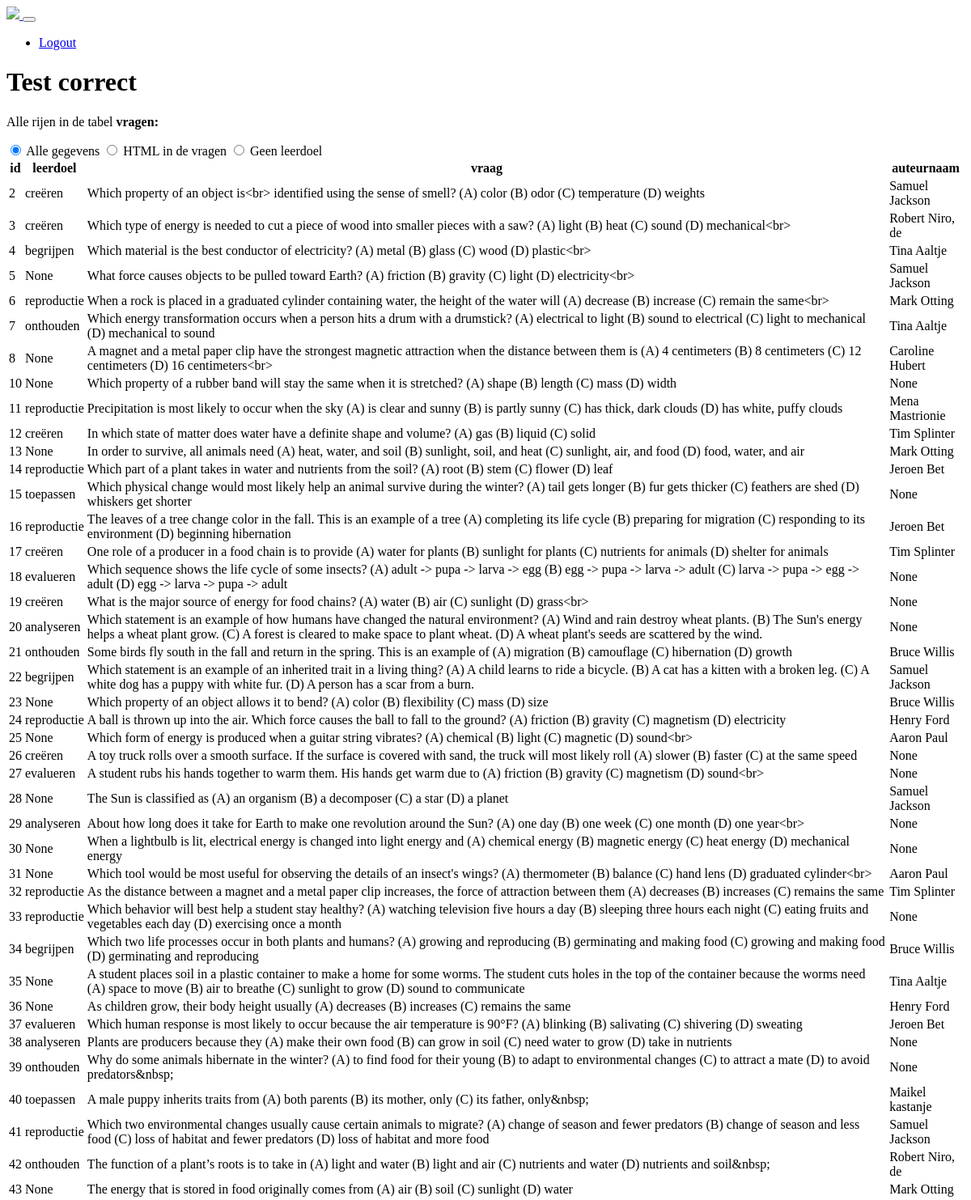
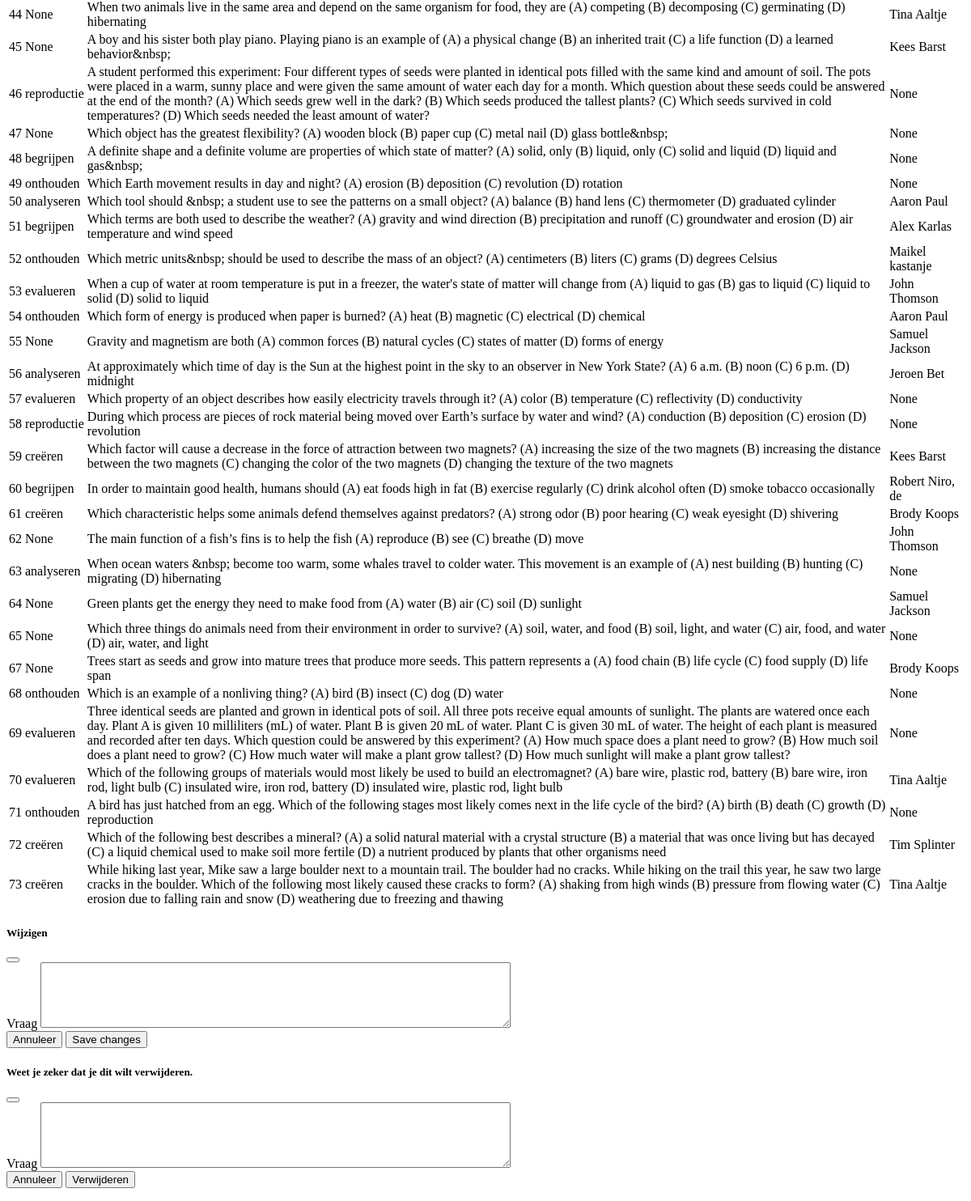
Page /alle-gegevens on the earlier database version (2 pictures, top to bottom).
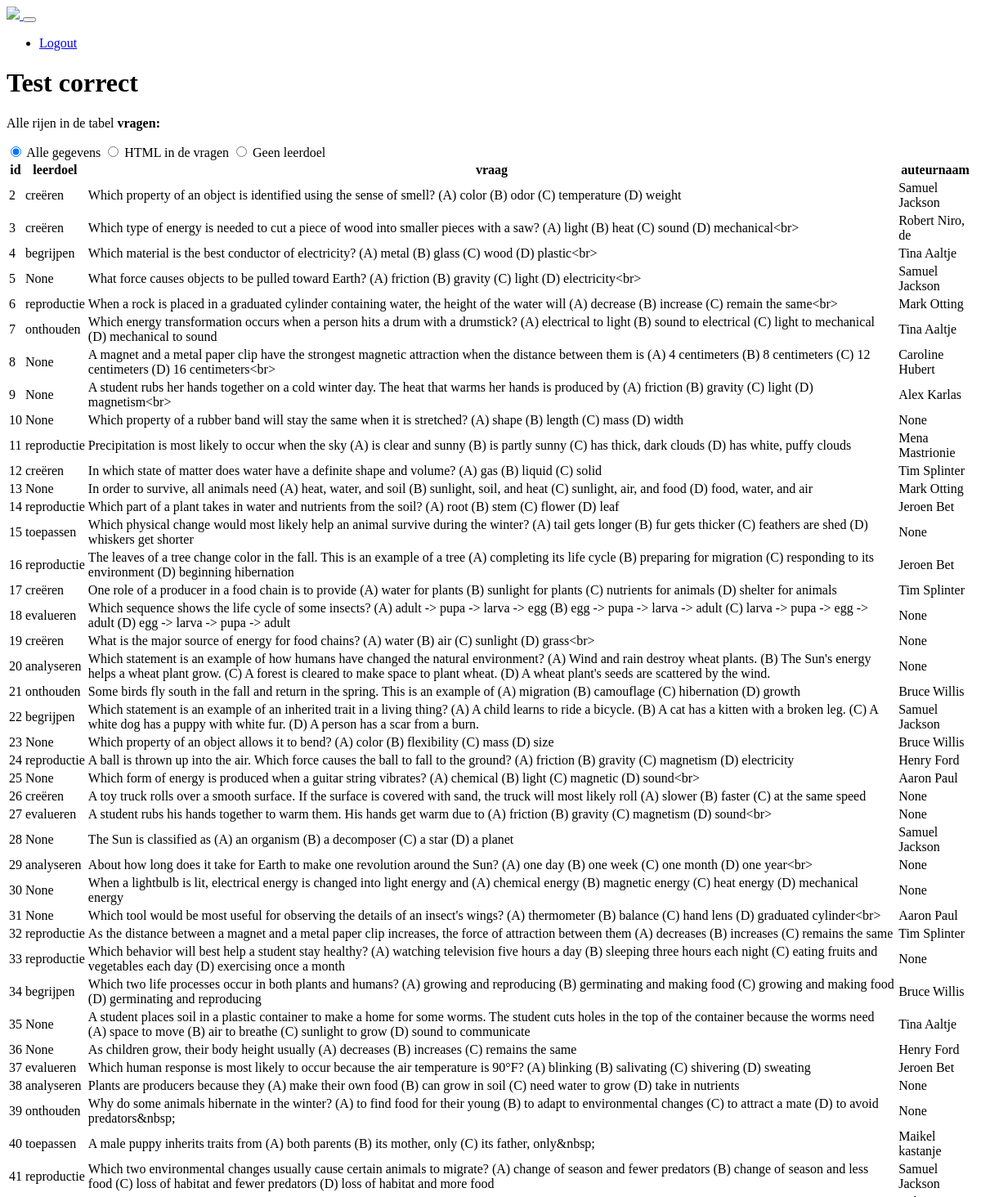
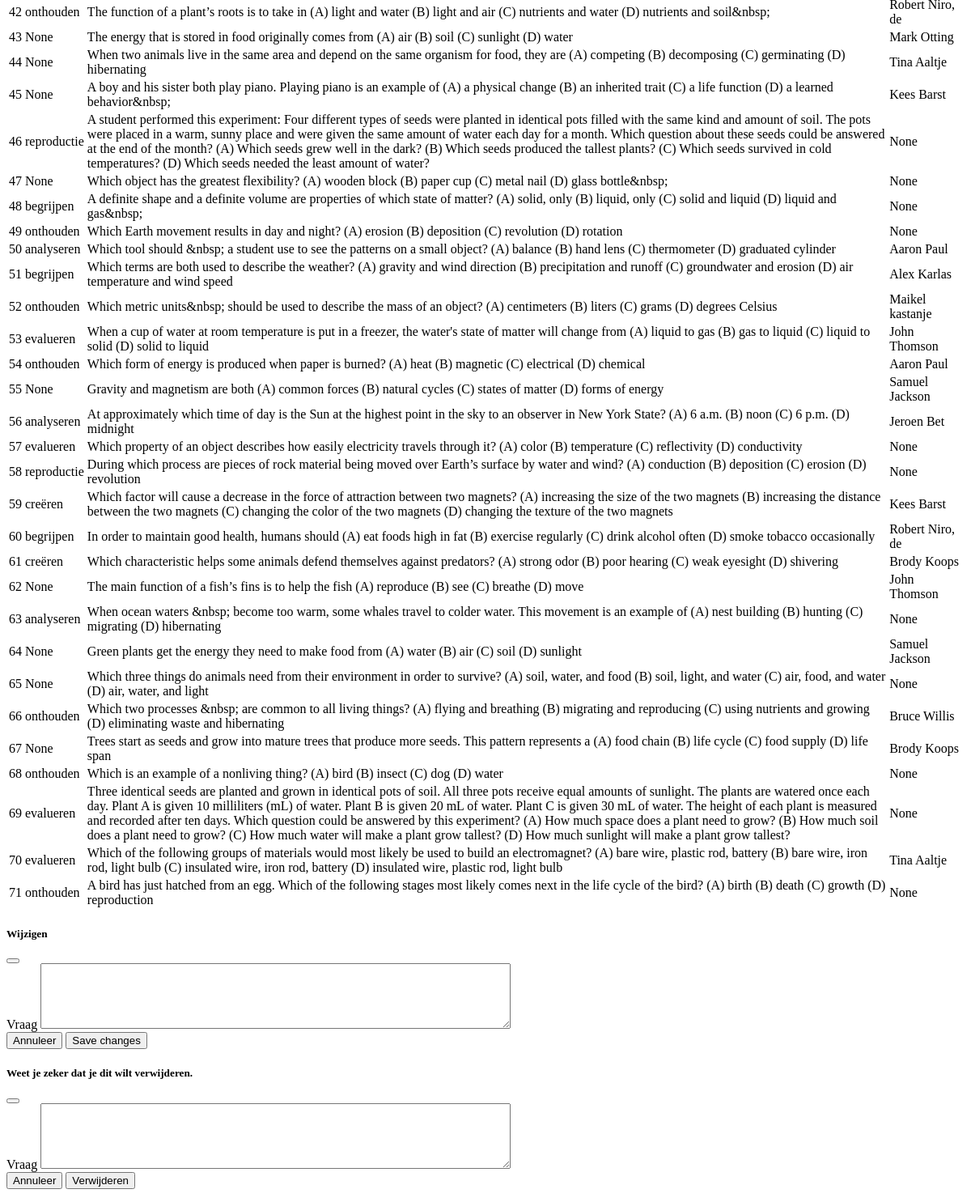
Same page on the later database version (2 pictures, top to bottom).
### tables this page shows
CREATE TABLE `vragen` (
  `id` integer NOT NULL
,  `leerdoel` integer DEFAULT NULL
,  `vraag` text NOT NULL
,  `auteur` integer DEFAULT NULL
);

CREATE TABLE `leerdoelen` (
  `id` integer NOT NULL
,  `leerdoel` text DEFAULT NULL
);

### app.py (the view)
@app.route('/alle-gegevens', methods=['GET', 'POST'])
def alle_gegevens():
    table_name = 'vragen'
    query = 'alles'
    rows, column_names = dbm.alles_table_row()
    return render_template("mistakes.html", query=query, rows=rows, columns=column_names, table_name=table_name, type=session.get("type"))

### lib/tablemodel.py (called while the page is built)
    def alles_table_row(self):
        cursor = sqlite3.connect(self.database_file).cursor()
        cursor.execute(f"SELECT vragen.id, leerdoelen.leerdoel, vragen.vraag, voornaam || ' ' || achternaam AS auteurnaam FROM vragen LEFT JOIN leerdoelen ON vragen.leerdoel = leerdoelen.id LEFT JOIN auteurs ON vragen.auteur = auteurs.id LIMIT 70")
        table_headers = [column_name[0] for column_name in cursor.description]
        table_content = cursor.fetchall()
        return table_content, table_headers

### templates/mistakes.html (shortened to what the changed rows need)
<main>
  <div id="container" class="container">
  <h1>Test correct</h1>
        <table class="table table-bordered table-hover mt-5">
          <thead>
          <tr>
              {% for column in columns %}
              <th>{{ column }}</th>
              {% endfor %}
          </tr>
          </thead>
          <tbody>
          {% for row in rows %}
          <tr>
              {% for field in row %}
              {% if 'auteurs' in table_name %}
              {% if loop.index == 5 %}
              {% if field == '1' %}
              <td class="medewerker" data-medewerkerid="{{ row[0] }}" data-medewerker="{{ field }}">is medewerker</td>
              {% elif field == '0' %}
              <td class="medewerker" data-medewerkerid="{{ row[0] }}" data-medewerker="{{ field }}">is geen medewerker</td>
              {% else %}
              <td class="medewerker" data-medewerkerid="{{ row[0] }}" data-medewerker="{{ field }}">{{ field }}</td>
              {% endif %}
              {% else %}
              <td>{{ field }}</td>
              {% endif %}
              {% else %}
              <td>{{ field }}</td>
              {% endif %}
              {% endfor %}
          </tr>
          {% endfor %}
          </tbody>
      </table>
  </div>
</main>

Differences in the rows shown:
no longer on this page (row unchanged): vragen: row "72" "Tim Splinter", vraag "Which of the following best describes a mineral? (A) a solid natural material with a crystal structure (B) a material that was once living but has decayed (C) a liquid chemical used to make soil more fertile (D) a nutrient produced by plants that other organisms need", leerdoelen (leerdoel "creëren")
no longer on this page (row unchanged): vragen: row "73" "Tina Aaltje", vraag "While hiking last year, Mike saw a large boulder next to a mountain trail. The boulder had no cracks. While hiking on the trail this year, he saw two large cracks in the boulder. Which of the following most likely caused these cracks to form? (A) shaking from high winds (B) pressure from flowing water (C) erosion due to falling rain and snow (D) weathering due to freezing and thawing", leerdoelen (leerdoel "creëren")
changed vragen: vraag "Which property of an object is<br> identified using the sense of smell? (A) color (B) odor (C) temperature (D) weights" → "Which property of an object is identified using the sense of smell? (A) color (B) odor (C) temperature (D) weight"
added vragen: row "9" "None" "Alex Karlas", vraag "A student rubs her hands together on a cold winter day. The heat that warms her hands is produced by (A) friction (B) gravity (C) light (D) magnetism<br>"
added vragen: row "66" "Bruce Willis", vraag "Which two processes &nbsp; are common to all living things? (A) flying and breathing (B) migrating and reproducing (C) using nutrients and growing (D) eliminating waste and hibernating", leerdoelen (leerdoel "onthouden")
